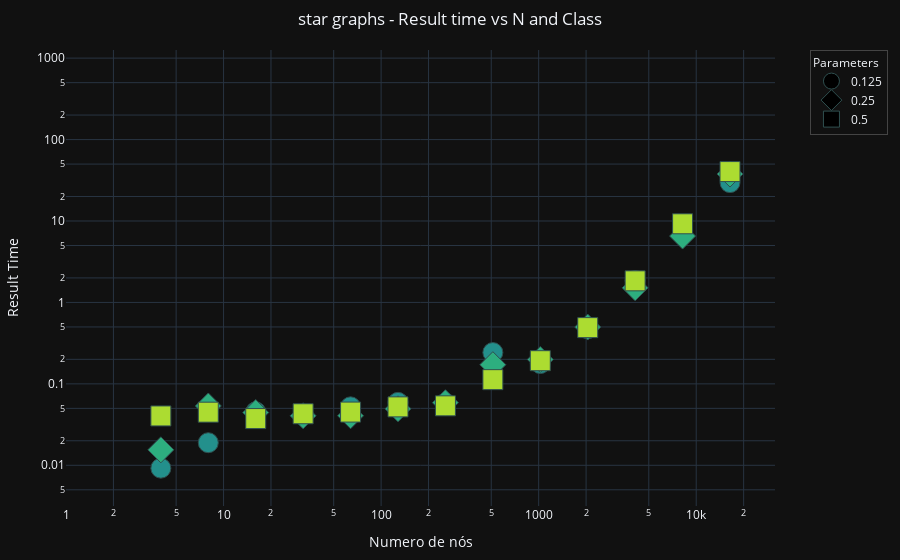
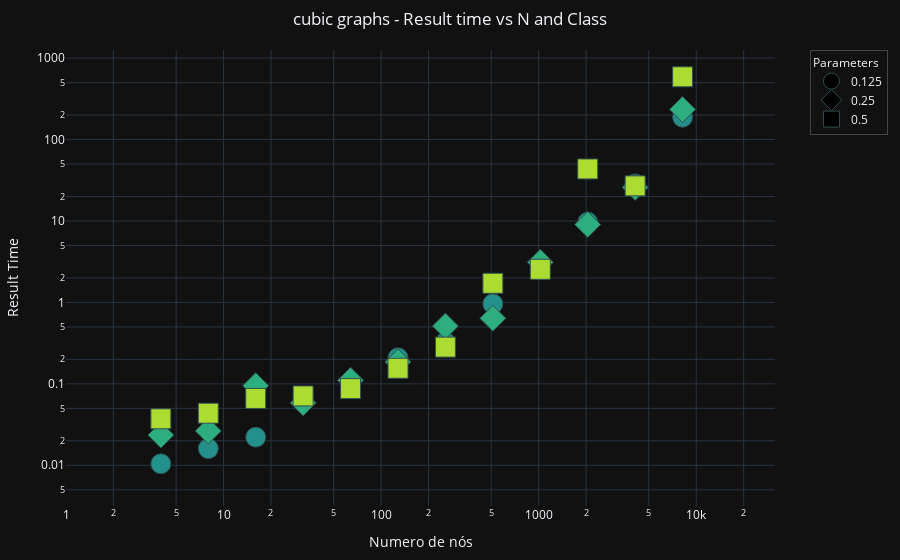

Source (notebook cell) for these figures, in order:
### Code cell
df3 = pd.read_csv(r'results4.csv')
df3['k_ratio'] = df3['k'] / df3['n']
dfnow = df3[df3['status'] == 101]

for graphClass in ["star", "cubic", "bipartite", "BA", "lollipop"]:
    filtered_df = dfnow[dfnow['graph_class'] == graphClass]
    fig = px.scatter(filtered_df, x='n', y='result_time', 
                     color='k_ratio', symbol='k_ratio', 
                     color_continuous_scale=px.colors.sequential.Viridis, 
                     title=f'{graphClass} graphs - Result time vs N and Class', 
                     labels={'n': 'Numero de nós', 'result_time': 'Result Time', 'k_ratio': 'Parameters'},
                     template='plotly_dark')

    fig.update_xaxes(type='log', range=[0, 4.5], title_text='Numero de nós')
    fig.update_yaxes(type='log', range=[-2.5, 3.1], title_text='Result Time')

    fig.update_layout(
        title=dict(
            text=f'{graphClass} graphs - Result time vs N and Class',
            x=0.5,
            xanchor='center'
        ),
        legend=dict(
            title='Parameters',
            x=1.05,
            y=1,
            borderwidth=1
        ),
        margin=dict(l=50, r=50, t=50, b=50),
        hovermode='closest',    
        template='plotly_dark',
        coloraxis_showscale=False
    )

    fig.update_traces(marker=dict(line=dict(width=1, color='DarkSlateGrey'), size=20),
                      selector=dict(mode='markers'))

    fig.update_layout(legend_title=dict(font=dict(size=12)))
    

    fig.show()

### Figure 1 — Plotly figure (JSON) as saved in the notebook; plotly's stock layout.template omitted (floating-point values rounded to 4 significant figures)
{"data": [{"hovertemplate": "Parameters=%{marker.color}<br>Numero de nós=%{x}<br>Result Time=%{y}<extra></extra>", "legendgroup": "0.125", "marker": {"color": [0.125, 0.125, 0.125, 0.125, 0.125, 0.125, 0.125, 0.125, 0.125, 0.125, 0.125, 0.125, 0.125], "coloraxis": "coloraxis", "line": {"color": "DarkSlateGrey", "width": 1}, "size": 20, "symbol": "circle"}, "mode": "markers", "name": "0.125", "orientation": "v", "showlegend": true, "type": "scatter", "x": [4, 8, 16, 32, 64, 128, 256, 512, 1024, 2048, 4096, 8192, 16384], "xaxis": "x", "y": [0.009219, 0.01894, 0.04538, 0.04157, 0.05223, 0.05927, 0.05818, 0.2423, 0.1775, 0.474, 1.856, 7.768, 29.61], "yaxis": "y"}, {"hovertemplate": "Parameters=%{marker.color}<br>Numero de nós=%{x}<br>Result Time=%{y}<extra></extra>", "legendgroup": "0.25", "marker": {"color": [0.25, 0.25, 0.25, 0.25, 0.25, 0.25, 0.25, 0.25, 0.25, 0.25, 0.25, 0.25, 0.25], "coloraxis": "coloraxis", "line": {"color": "DarkSlateGrey", "width": 1}, "size": 20, "symbol": "diamond"}, "mode": "markers", "name": "0.25", "orientation": "v", "showlegend": true, "type": "scatter", "x": [4, 8, 16, 32, 64, 128, 256, 512, 1024, 2048, 4096, 8192, 16384], "xaxis": "x", "y": [0.01549, 0.05353, 0.04443, 0.04052, 0.04058, 0.04935, 0.05872, 0.1719, 0.1992, 0.4982, 1.511, 6.528, 37.73], "yaxis": "y"}, {"hovertemplate": "Parameters=%{marker.color}<br>Numero de nós=%{x}<br>Result Time=%{y}<extra></extra>", "legendgroup": "0.5", "marker": {"color": [0.5, 0.5, 0.5, 0.5, 0.5, 0.5, 0.5, 0.5, 0.5, 0.5, 0.5, 0.5, 0.5], "coloraxis": "coloraxis", "line": {"color": "DarkSlateGrey", "width": 1}, "size": 20, "symbol": "square"}, "mode": "markers", "name": "0.5", "orientation": "v", "showlegend": true, "type": "scatter", "x": [4, 8, 16, 32, 64, 128, 256, 512, 1024, 2048, 4096, 8192, 16384], "xaxis": "x", "y": [0.04036, 0.04489, 0.03745, 0.04293, 0.04504, 0.05219, 0.05371, 0.1126, 0.1925, 0.4902, 1.842, 9.242, 40.45], "yaxis": "y"}], "layout": {"coloraxis": {"colorbar": {"title": {"text": "Parameters"}}, "colorscale": [[0, "#440154"], [0.1111, "#482878"], [0.2222, "#3e4989"], [0.3333, "#31688e"], [0.4444, "#26828e"], [0.5556, "#1f9e89"], [0.6667, "#35b779"], [0.7778, "#6ece58"], [0.8889, "#b5de2b"], [1, "#fde725"]], "showscale": false}, "hovermode": "closest", "legend": {"borderwidth": 1, "title": {"font": {"size": 12}, "text": "Parameters"}, "tracegroupgap": 0, "x": 1.05, "y": 1}, "margin": {"b": 50, "l": 50, "r": 50, "t": 50}, "title": {"text": "star graphs - Result time vs N and Class", "x": 0.5, "xanchor": "center"}, "xaxis": {"anchor": "y", "domain": [0, 1], "range": [0, 4.5], "title": {"text": "Numero de nós"}, "type": "log"}, "yaxis": {"anchor": "x", "domain": [0, 1], "range": [-2.5, 3.1], "title": {"text": "Result Time"}, "type": "log"}}}

### Figure 2 — Plotly figure (JSON) as saved in the notebook; plotly's stock layout.template omitted (floating-point values rounded to 4 significant figures)
{"data": [{"hovertemplate": "Parameters=%{marker.color}<br>Numero de nós=%{x}<br>Result Time=%{y}<extra></extra>", "legendgroup": "0.125", "marker": {"color": [0.125, 0.125, 0.125, 0.125, 0.125, 0.125, 0.125, 0.125, 0.125, 0.125, 0.125, 0.125], "coloraxis": "coloraxis", "line": {"color": "DarkSlateGrey", "width": 1}, "size": 20, "symbol": "circle"}, "mode": "markers", "name": "0.125", "orientation": "v", "showlegend": true, "type": "scatter", "x": [4, 8, 16, 32, 64, 128, 256, 512, 1024, 2048, 4096, 8192], "xaxis": "x", "y": [0.01044, 0.01604, 0.02214, 0.06568, 0.1054, 0.2094, 0.3228, 0.9592, 2.513, 9.681, 28.52, 187.8], "yaxis": "y"}, {"hovertemplate": "Parameters=%{marker.color}<br>Numero de nós=%{x}<br>Result Time=%{y}<extra></extra>", "legendgroup": "0.25", "marker": {"color": [0.25, 0.25, 0.25, 0.25, 0.25, 0.25, 0.25, 0.25, 0.25, 0.25, 0.25, 0.25], "coloraxis": "coloraxis", "line": {"color": "DarkSlateGrey", "width": 1}, "size": 20, "symbol": "diamond"}, "mode": "markers", "name": "0.25", "orientation": "v", "showlegend": true, "type": "scatter", "x": [4, 8, 16, 32, 64, 128, 256, 512, 1024, 2048, 4096, 8192], "xaxis": "x", "y": [0.02348, 0.02642, 0.09508, 0.05837, 0.1107, 0.1862, 0.5118, 0.6376, 3.115, 9.049, 25.86, 234.3], "yaxis": "y"}, {"hovertemplate": "Parameters=%{marker.color}<br>Numero de nós=%{x}<br>Result Time=%{y}<extra></extra>", "legendgroup": "0.5", "marker": {"color": [0.5, 0.5, 0.5, 0.5, 0.5, 0.5, 0.5, 0.5, 0.5, 0.5, 0.5, 0.5], "coloraxis": "coloraxis", "line": {"color": "DarkSlateGrey", "width": 1}, "size": 20, "symbol": "square"}, "mode": "markers", "name": "0.5", "orientation": "v", "showlegend": true, "type": "scatter", "x": [4, 8, 16, 32, 64, 128, 256, 512, 1024, 2048, 4096, 8192], "xaxis": "x", "y": [0.03722, 0.04364, 0.06627, 0.07103, 0.08739, 0.1554, 0.2828, 1.719, 2.551, 43.55, 27.0, 590.0], "yaxis": "y"}], "layout": {"coloraxis": {"colorbar": {"title": {"text": "Parameters"}}, "colorscale": [[0, "#440154"], [0.1111, "#482878"], [0.2222, "#3e4989"], [0.3333, "#31688e"], [0.4444, "#26828e"], [0.5556, "#1f9e89"], [0.6667, "#35b779"], [0.7778, "#6ece58"], [0.8889, "#b5de2b"], [1, "#fde725"]], "showscale": false}, "hovermode": "closest", "legend": {"borderwidth": 1, "title": {"font": {"size": 12}, "text": "Parameters"}, "tracegroupgap": 0, "x": 1.05, "y": 1}, "margin": {"b": 50, "l": 50, "r": 50, "t": 50}, "title": {"text": "cubic graphs - Result time vs N and Class", "x": 0.5, "xanchor": "center"}, "xaxis": {"anchor": "y", "domain": [0, 1], "range": [0, 4.5], "title": {"text": "Numero de nós"}, "type": "log"}, "yaxis": {"anchor": "x", "domain": [0, 1], "range": [-2.5, 3.1], "title": {"text": "Result Time"}, "type": "log"}}}
